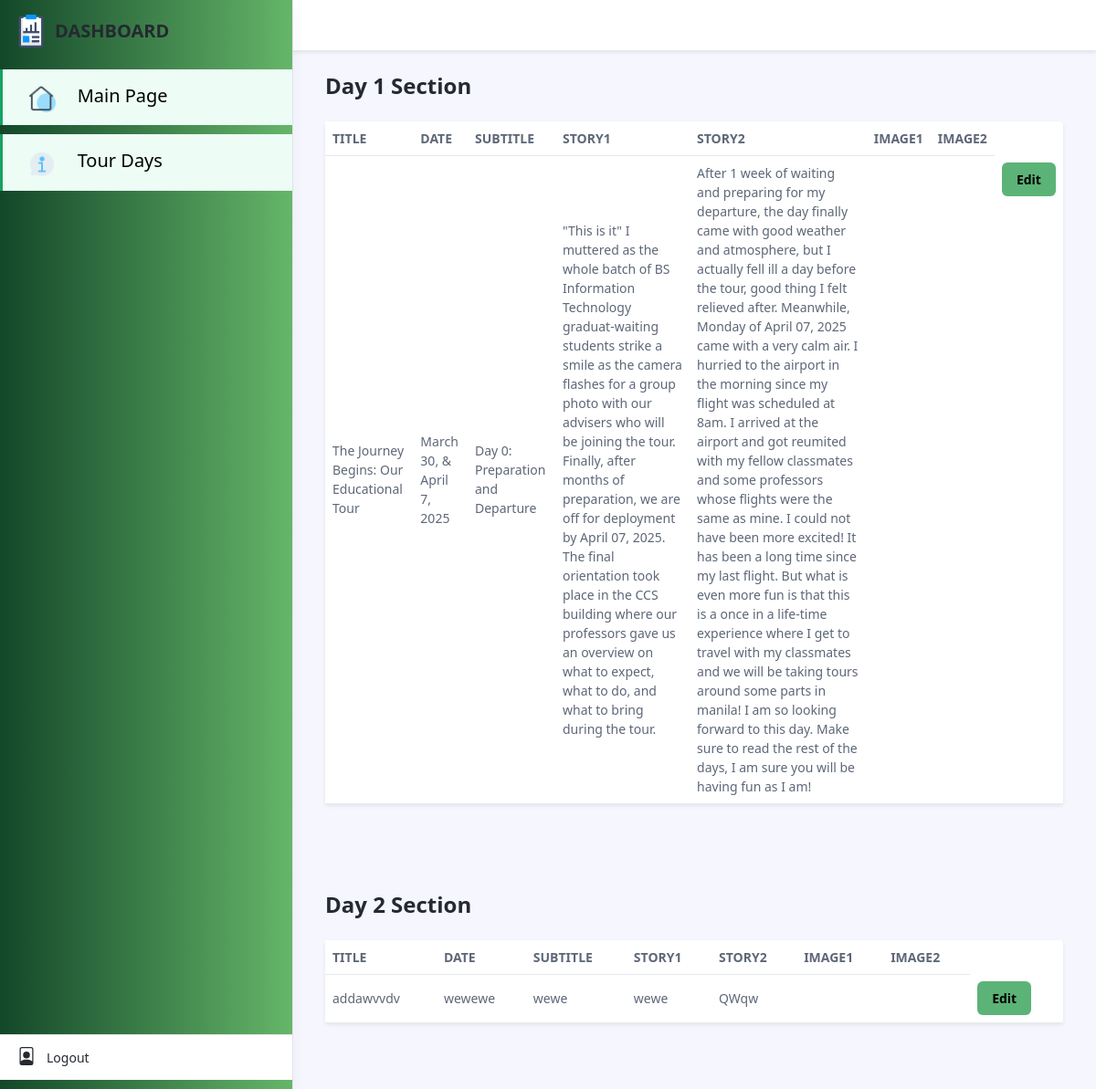
/admin/tour.php, run on the app's committed database.
### tables this page shows
CREATE TABLE `day1` (
  `id` int(11) NOT NULL,
  `title` text NOT NULL,
  `date` text NOT NULL,
  `subtitle` text NOT NULL,
  `storyone` text NOT NULL,
  `storytwo` text NOT NULL,
  `imageone` varchar(255) NOT NULL,
  `imagetwo` varchar(255) NOT NULL
);

CREATE TABLE `day2` (
  `id` int(11) NOT NULL,
  `title` text NOT NULL,
  `date` text NOT NULL,
  `subtitle` text NOT NULL,
  `storyone` text NOT NULL,
  `storytwo` text NOT NULL,
  `imageone` varchar(255) NOT NULL,
  `imagetwo` varchar(255) NOT NULL
);

### admin/tour.php (the view, shortened to what this page needs)
<?php
include('includes/header.php');
?>
<?php
include('dbconn.php');
?>
<!DOCTYPE html>
<html lang="en">
<head>
    <link id="theme-style" rel="stylesheet" href="assets/css/portal.css">
</head>
<body class="app">
<head>
    <link id="theme-style" rel="stylesheet" href="assets/css/portal.css">
</head>
<body class="app">
	<div class="app-wrapper" style="margin-left:20rem">
	    <div class="app-content pt-3 p-md-3 p-lg-4">
		    <div class="container-xl">
			    <div class="row g-3 mb-4 align-items-center justify-content-between">
				    <div class="col-auto">
			            <h1 class="app-page-title mb-0">Day 1 Section</h1>
				    </div>
			    </div>
				<div class="tab-content" id="orders-table-tab-content">
			        <div class="tab-pane fade show active" id="orders-all" role="tabpanel" aria-labelledby="orders-all-tab">
					    <div class="app-card app-card-orders-table shadow-sm mb-5">
						    <div class="app-card-body">
							    <div class="table-responsive">
							        <table class="table app-table-hover mb-0 text-left">
										<thead>
											<tr>
												<th class="cell">TITLE</th>
												<th class="cell">DATE</th>
                                                <th class="cell">SUBTITLE</th>
                                                <th class="cell">STORY1</th>
                                                <th class="cell">STORY2</th>
                                                <th class="cell">IMAGE1</th>
                                                <th class="cell">IMAGE2</th>
											</tr>
										</thead>
									<tbody>
									<?php
									$query = "SELECT * from day1";
									$result = mysqli_query($connection, $query);
									if(!$result) {
										die ("query failed".mysqli_error());
									}
									else {
										while ($row = mysqli_fetch_assoc($result)){
									?>
											<tr>
												<td class="cell"> <?php echo $row['title'];?></td>
												<td class="cell"> <?php echo $row['date'];?></td>
                                                <td class="cell"> <?php echo $row['subtitle'];?></td>
												<td class="cell"> <?php echo $row['storyone'];?></td>
                                                <td class="cell"> <?php echo $row['storytwo'];?></td>
                                                <td class="cell"> <?php echo $row['imageone'];?></td>
                                                <td class="cell"> <?php echo $row['imagetwo'];?></td>
												<td><a href="updates/updateone.php?id=<?php echo $row['id']; ?>" class="btn btn-success"> Edit </a> </td>
											</tr>
											<?php
									}
								}
								?>
							</tbody>
							</table>
                                </div>
                            </div>
                        </div>
                    </div>
                </div>
            </div>
        </div>
    </div>
    <div class="app-wrapper" style="margin-left:20rem">
	    <div class="app-content pt-3 p-md-3 p-lg-4">
		    <div class="container-xl">
			    <div class="row g-3 mb-4 align-items-center justify-content-between">
				    <div class="col-auto">
			            <h1 class="app-page-title mb-0">Day 2 Section</h1>
				    </div>
			    </div>
				<div class="tab-content" id="orders-table-tab-content">
			        <div class="tab-pane fade show active" id="orders-all" role="tabpanel" aria-labelledby="orders-all-tab">
					    <div class="app-card app-card-orders-table shadow-sm mb-5">
						    <div class="app-card-body">
							    <div class="table-responsive">
							        <table class="table app-table-hover mb-0 text-left">
										<thead>
											<tr>
												<th class="cell">TITLE</th>
												<th class="cell">DATE</th>
                                                <th class="cell">SUBTITLE</th>
                                                <th class="cell">STORY1</th>
                                                <th class="cell">STORY2</th>
                                                <th class="cell">IMAGE1</th>
                                                <th class="cell">IMAGE2</th>
											</tr>
										</thead>
									<tbody>
									<?php
									$query = "SELECT * from day2";
									$result = mysqli_query($connection, $query);
									if(!$result) {
										die ("query failed".mysqli_error());
									}
									else {
										while ($row = mysqli_fetch_assoc($result)){
									?>
											<tr>
												<td class="cell"> <?php echo $row['title'];?></td>
												<td class="cell"> <?php echo $row['date'];?></td>
                                                <td class="cell"> <?php echo $row['subtitle'];?></td>
												<td class="cell"> <?php echo $row['storyone'];?></td>
                                                <td class="cell"> <?php echo $row['storytwo'];?></td>
                                                <td class="cell"> <?php echo $row['imageone'];?></td>
                                                <td class="cell"> <?php echo $row['imagetwo'];?></td>
												<td><a href="updates/updatetwo.php?id=<?php echo $row['id']; ?>" class="btn btn-success"> Edit </a> </td>
											</tr>
											<?php
									}
								}
								?>
							</tbody>
							</table>
                                </div>
                            </div>
                        </div>
                    </div>
                </div>
            </div>
        </div>
    </div>
</body>
</html>

### admin/includes/header.php (shortened to what this page needs)
<!DOCTYPE html>
<html lang="en">
<head>
    <link id="theme-style" rel="stylesheet" href="assets/css/portal.css">
</head>
<body>
<header class="app-header fixed-top" >
    <div id="app-sidepanel" class="app-sidepanel" style="background:linear-gradient(to right,rgb(14, 100, 36),rgb(198, 255, 184));">
        <div class="sidepanel-inner d-flex flex-column" style="background:linear-gradient(to right,rgb(19, 71, 41),rgb(101, 182, 105)); width:20rem">
            <div class="app-branding" >
                <a class="app-logo" href="index.php"><img class="logo-icon me-2" src="assets/icons/dashboard.png" alt="logo"><span class="logo-text">DASHBOARD</span></a>
            </div>
            <nav id="app-nav-main" class="app-nav app-nav-main flex-grow-1"  >
                <ul class="app-menu list-unstyled accordion" id="menu-accordion">
                    <li class="nav-item"  style="margin-bottom:10px">
                        <a class="nav-link active" href="index.php">
                        <img src="assets/icons/main.png" style="width:30px; height:30px; margin-right:20px; margin-left:-20px ">
                             <span class="nav-link-text active" style='color:black; font-size: 20px'>Main Page</span>
                        </a>
                    </li>
                    <li class="nav-item" style="margin-bottom:10px">
                        <a class="nav-link active" href="tour.php">
                        <img src="assets/icons/ab.png" style="width:30px; height:30px; margin-right:20px; margin-left:-20px ">
                             <span class="nav-link-text active" style='color:black; font-size: 20px'>Tour Days</span>
                        </a>
                    </li>
                </ul>
            </nav>
            <div class="app-sidepanel-footer" style="margin-bottom:10px">
                <nav class="app-nav app-nav-footer">
                    <ul class="app-menu footer-menu list-unstyled">
                        <li class="nav-item" >
                            <a class="nav-link" href="https://themes.3rdwavemedia.com/bootstrap-templates/admin-dashboard/portal-free-bootstrap-admin-dashboard-template-for-developers/">
                                <span class="nav-icon">
                                </span>
                                <span class="nav-link-text">Logout</span>
                            </a>
                        </li>
                    </ul>
                </nav>
            </div>
        </div>
    </div>
</header>
</body>
</html>

### data on the page
day1: title "The Journey Begins: Our Educational Tour", date "March 30, & April 7, 2025", subtitle "Day 0: Preparation and Departure", storyone "\"This is it\" I muttered as the whole batch of BS Information Technology graduat-waiting students strike a smile as the camera flashes for a group photo with our advisers who will be joining the tour. Finally, after months of preparation, we are off for deployment by April 07, 2025. The final orientation took place in the CCS building where our professors gave us an overview on what to expect, what to do, and what to bring during the tour.", storytwo "After 1 week of waiting and preparing for my departure, the day finally came with good weather and atmosphere, but I actually fell ill a day before the tour, good thing I felt relieved after. Meanwhile, Monday of April 07, 2025 came with a very calm air. I hurried to the airport in the morning since my flight was scheduled at 8am. I arrived at the airport and got reumited with my fellow classmates and some professors whose flights were the same as mine. I could not have been more excited! It has been a long time since my last flight. But what is even more fun is that this is a once in a life-time experience where I get to travel with my classmates and we will be taking tours around some…"
day2: title "addawvvdv", date "wewewe", subtitle "wewe", storyone "wewe", storytwo "QWqw"
